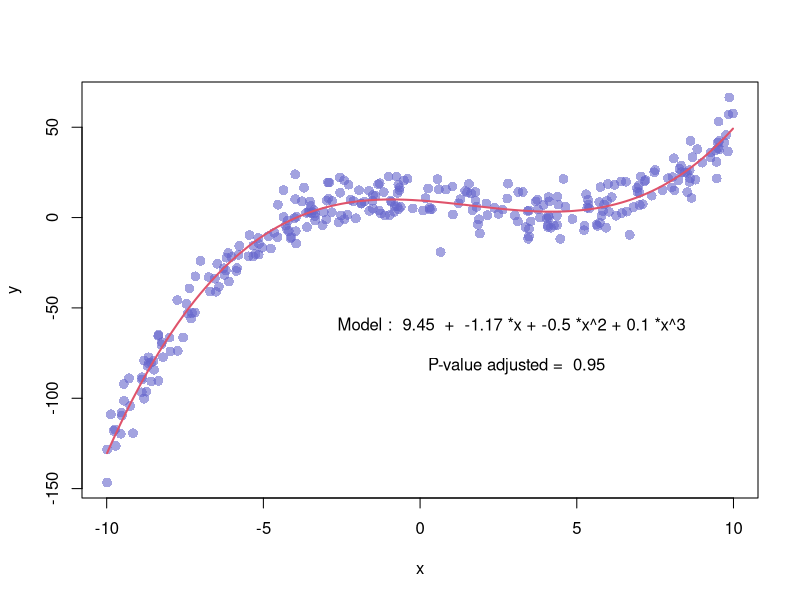

The R script that drew this image:
# We create 2 vectors x and y
x <- runif(300,  min=-10, max=10) 
y <- 0.1*x^3 - 0.5 * x^2 - x + 10 + rnorm(length(x),0,8) 

# plot of x and y :
plot(x,y,col=rgb(0.4,0.4,0.8,0.6),pch=16 , cex=1.3) 

# Can we find a polynome that fit this function ?
model=lm(y ~ x + I(x^2) + I(x^3))

#I can get the features of this model :
summary(model)
model$coefficients
summary(model)$adj.r.squared

#For each value of x, I can get the value of y estimated by the model, and add it to the current plot !
myPredict <- predict( model ) 
ix <- sort(x,index.return=T)$ix
lines(x[ix], myPredict[ix], col=2, lwd=2 )  
# I add the features of the model to the plot
coeff=round(model$coefficients , 2)
text(3,-70 , paste("Model : ",coeff[1] , " + " , coeff[2] , "*x"  , "+" , coeff[3] , "*x^2" , "+" , coeff[4] , "*x^3" , "\n\n" , "P-value adjusted = ",round(summary(model)$adj.r.squared,2)))
